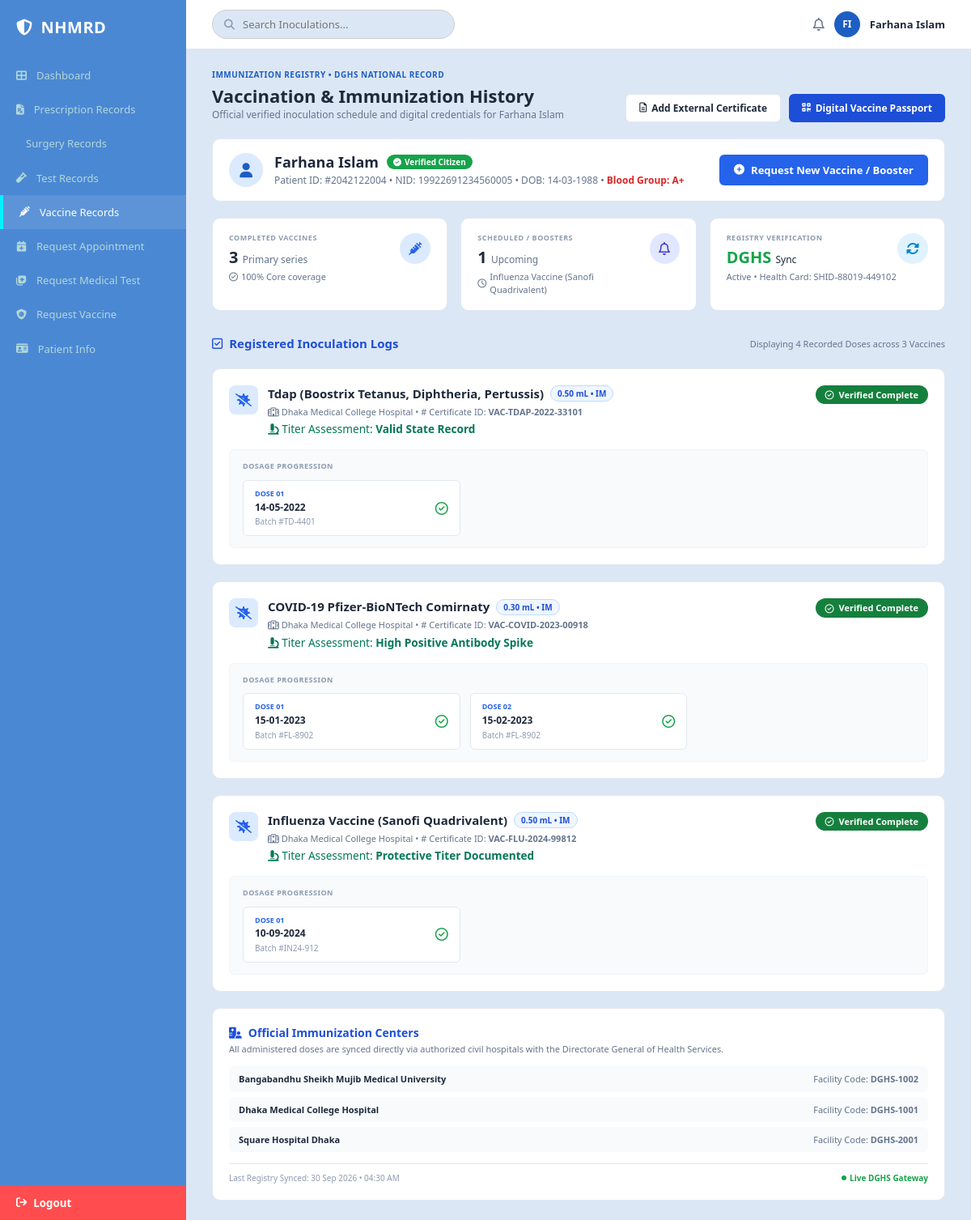
The app's page /php/Paitent-panel/vaccine-panel.php with its own data.
### tables this page shows
CREATE TABLE patients (
  patient_id                BIGINT AUTO_INCREMENT PRIMARY KEY,
  user_id                   BIGINT NULL UNIQUE,                
  full_name                 VARCHAR(150) NOT NULL,
  nid                       VARCHAR(30)  UNIQUE,               
  crvs_token                VARCHAR(50)  UNIQUE,               
  dob                       DATE NOT NULL,
  gender                    ENUM('male','female','intersex_other') NOT NULL,
  blood_group               ENUM('A+','A-','B+','B-','AB+','AB-','O+','O-') NULL,
  health_card_no            VARCHAR(50) UNIQUE,                
  birth_hospital_id         BIGINT NULL,
  registering_hospital_id   BIGINT NULL,                       
  phone                     VARCHAR(30),
  alt_phone                 VARCHAR(30),
  email                     VARCHAR(150),
  address                   VARCHAR(500),
  province                  VARCHAR(150),
  postal_code               VARCHAR(20),
  emergency_contact_name    VARCHAR(150),
  emergency_contact_relation VARCHAR(100),
  emergency_contact_phone   VARCHAR(30),
  height_cm                 DECIMAL(5,1),
  weight_kg                 DECIMAL(5,1),
  blood_pressure            VARCHAR(20),                       
  bmi                       DECIMAL(4,1),
  vitals_last_synced_at     DATETIME NULL,
  nid_verification_status   ENUM('unverified','biometric_verified','crvs_certified') DEFAULT 'unverified',
  smart_health_id_issued    TINYINT(1) DEFAULT 0,
  status                    ENUM('active','inactive','deceased') DEFAULT 'active',
  registered_by_executive_id BIGINT NULL,
  created_at                DATETIME NOT NULL DEFAULT CURRENT_TIMESTAMP,
  updated_at                DATETIME NOT NULL DEFAULT CURRENT_TIMESTAMP ON UPDATE CURRENT_TIMESTAMP,
  CONSTRAINT fk_patient_user FOREIGN KEY (user_id) REFERENCES users(user_id) ON DELETE SET NULL,
  CONSTRAINT fk_patient_birth_hosp FOREIGN KEY (birth_hospital_id) REFERENCES hospitals(hospital_id),
  CONSTRAINT fk_patient_reg_hosp FOREIGN KEY (registering_hospital_id) REFERENCES hospitals(hospital_id),
  CONSTRAINT fk_patient_executive FOREIGN KEY (registered_by_executive_id) REFERENCES medical_executives(executive_id),
  KEY idx_patient_blood (blood_group),
  KEY idx_patient_status (status)
);

CREATE TABLE users (
  user_id         BIGINT AUTO_INCREMENT PRIMARY KEY,
  uid             VARCHAR(30)  NOT NULL UNIQUE,         
  nid             VARCHAR(30)  NULL UNIQUE,              
  password_hash   VARCHAR(255) NOT NULL,
  role            ENUM('admin','executive','doctor','surgeon','patient') NOT NULL,
  status          ENUM('active','suspended','pending','deactivated') NOT NULL DEFAULT 'active',
  must_reset_password TINYINT(1) NOT NULL DEFAULT 0,
  last_login_at   DATETIME NULL,
  created_at      DATETIME NOT NULL DEFAULT CURRENT_TIMESTAMP,
  updated_at      DATETIME NOT NULL DEFAULT CURRENT_TIMESTAMP ON UPDATE CURRENT_TIMESTAMP
);

CREATE TABLE vaccine_appointments (
  id                    BIGINT AUTO_INCREMENT PRIMARY KEY,
  patient_id            BIGINT NOT NULL,
  vaccine_id            INT NOT NULL,
  hospital_id           BIGINT NOT NULL,
  scheduled_date        DATE NOT NULL,
  time_slot             VARCHAR(50),
  health_declaration_confirmed TINYINT(1) DEFAULT 0,
  status                ENUM('scheduled','completed','cancelled') DEFAULT 'scheduled',
  created_at            DATETIME NOT NULL DEFAULT CURRENT_TIMESTAMP,
  CONSTRAINT fk_vappt_patient FOREIGN KEY (patient_id) REFERENCES patients(patient_id) ON DELETE CASCADE,
  CONSTRAINT fk_vappt_vaccine FOREIGN KEY (vaccine_id) REFERENCES vaccine_catalog(vaccine_id),
  CONSTRAINT fk_vappt_hospital FOREIGN KEY (hospital_id) REFERENCES hospitals(hospital_id)
);

CREATE TABLE vaccine_catalog (
  vaccine_id     INT AUTO_INCREMENT PRIMARY KEY,
  vaccine_name   VARCHAR(150) NOT NULL,                      
  batch_number   VARCHAR(50),
  dose_ml        DECIMAL(3,2) DEFAULT 0.5,
  route          VARCHAR(50) DEFAULT 'IM'
);

CREATE TABLE vaccination_records (
  record_id             BIGINT AUTO_INCREMENT PRIMARY KEY,
  patient_id            BIGINT NOT NULL,
  vaccine_id            INT NOT NULL,
  hospital_id           BIGINT NULL,
  administered_by_doctor_id BIGINT NULL,
  dose_number           TINYINT DEFAULT 1,
  administered_date     DATE NOT NULL,
  serology_titer        VARCHAR(100),                         
  certificate_no        VARCHAR(100) UNIQUE,
  source                ENUM('facility_administered','external_certificate') DEFAULT 'facility_administered',
  CONSTRAINT fk_vrec_patient FOREIGN KEY (patient_id) REFERENCES patients(patient_id) ON DELETE CASCADE,
  CONSTRAINT fk_vrec_vaccine FOREIGN KEY (vaccine_id) REFERENCES vaccine_catalog(vaccine_id),
  CONSTRAINT fk_vrec_hospital FOREIGN KEY (hospital_id) REFERENCES hospitals(hospital_id),
  CONSTRAINT fk_vrec_doctor FOREIGN KEY (administered_by_doctor_id) REFERENCES doctors(doctor_id)
);

CREATE TABLE hospitals (
  hospital_id             BIGINT AUTO_INCREMENT PRIMARY KEY,
  dghs_code               VARCHAR(30) UNIQUE,                        
  legal_name              VARCHAR(255) NOT NULL,
  facility_type           ENUM('tertiary','general','clinic','specialized','diagnostic') NOT NULL,
  ownership_category      ENUM('public','private','nonprofit') NOT NULL,
  classification          VARCHAR(100),                              
  total_beds              INT DEFAULT 0,
  icu_beds                INT DEFAULT 0,
  nicu_picu_beds          INT DEFAULT 0,
  year_established        YEAR NULL,
  division_id             INT NOT NULL,
  district_id             INT NOT NULL,
  upazila_id              INT NULL,
  full_address            VARCHAR(500) NOT NULL,
  er_hotline              VARCHAR(30) NOT NULL,
  director_phone          VARCHAR(30),
  official_email          VARCHAR(150) NOT NULL,
  superintendent_name     VARCHAR(150) NOT NULL,
  superintendent_bmdc_no  VARCHAR(50)  NOT NULL,
  cao_name                VARCHAR(150),
  cao_contact             VARCHAR(30),
  inspection_date         DATE NULL,
  license_issue_date      DATE NULL,
  license_status          ENUM('pending','licensed','suspended','revoked') NOT NULL DEFAULT 'pending',
  is_24x7_er              TINYINT(1) DEFAULT 0,
  photo_url               VARCHAR(500),
  created_by_user_id      BIGINT NULL,
  created_at              DATETIME NOT NULL DEFAULT CURRENT_TIMESTAMP,
  updated_at              DATETIME NOT NULL DEFAULT CURRENT_TIMESTAMP ON UPDATE CURRENT_TIMESTAMP,
  CONSTRAINT fk_hosp_division FOREIGN KEY (division_id) REFERENCES divisions(division_id),
  CONSTRAINT fk_hosp_district FOREIGN KEY (district_id) REFERENCES districts(district_id),
  CONSTRAINT fk_hosp_upazila  FOREIGN KEY (upazila_id)  REFERENCES upazilas(upazila_id),
  CONSTRAINT fk_hosp_creator  FOREIGN KEY (created_by_user_id) REFERENCES users(user_id)
);

### public_html/php/Paitent-panel/vaccine-panel.php (the view, shortened to what the rows shown need)
<?php
require_once __DIR__ . '/patient_bootstrap.php';
$stmtVac = $pdo->prepare("
    SELECT vr.*,
           vc.vaccine_name, vc.batch_number AS default_batch, vc.dose_ml, vc.route,
           h.legal_name AS hospital_name, h.dghs_code,
           d.full_name AS doctor_name
    FROM vaccination_records vr
    JOIN vaccine_catalog vc ON vr.vaccine_id = vc.vaccine_id
    LEFT JOIN hospitals h ON vr.hospital_id = h.hospital_id
    LEFT JOIN doctors d ON vr.administered_by_doctor_id = d.doctor_id
    WHERE vr.patient_id = ?
    ORDER BY vr.administered_date ASC
");
$stmtVac->execute([$patientId]);
$vaccineRecords = $stmtVac->fetchAll();
$groupedVaccines = [];
foreach ($vaccineRecords as $rec) {
    $vId = $rec['vaccine_id'];
    if (!isset($groupedVaccines[$vId])) {
        $groupedVaccines[$vId] = [
            'vaccine_id'     => $vId,
            'vaccine_name'   => $rec['vaccine_name'],
            'dose_ml'        => $rec['dose_ml'],
            'route'          => $rec['route'],
            'hospital_name'  => $rec['hospital_name'],
            'certificate_no' => $rec['certificate_no'],
            'serology_titer' => $rec['serology_titer'],
            'doses'          => []
        ];
    }
    $groupedVaccines[$vId]['doses'][] = $rec;
}
$stmtUpVac = $pdo->prepare("
    SELECT va.*, vc.vaccine_name, h.legal_name AS hospital_name
    FROM vaccine_appointments va
    JOIN vaccine_catalog vc ON va.vaccine_id = vc.vaccine_id
    LEFT JOIN hospitals h ON va.hospital_id = h.hospital_id
    WHERE va.patient_id = ? AND va.status = 'scheduled'
    ORDER BY va.scheduled_date ASC
");
$stmtUpVac->execute([$patientId]);
$upcomingVaccines = $stmtUpVac->fetchAll();
$upcomingBoostersCount  = count($upcomingVaccines);
$partnerHospitals = $pdo->query("SELECT legal_name, dghs_code FROM hospitals ORDER BY legal_name ASC LIMIT 5")->fetchAll();
?>
<!DOCTYPE html>
<html lang="en">
<head>
  <link rel="stylesheet" href="/public_html/assets/css/patient-panel/vaccine-panel.css">
  <link rel="stylesheet" href="/public_html/assets/css/default-structure.css">
  <link rel="stylesheet" href="/public_html/assets/css/patient-panel/features/patient-header.css">
  <link rel="stylesheet" href="https://cdnjs.cloudflare.com/ajax/libs/font-awesome/6.4.0/css/all.min.css">
</head>
<body>
  <div class="app-container">
    <div class="main-wrapper">
      <header class="patient-header">
        <div class="header-right">
          <button class="icon-btn" onclick="alert('No new notifications');"><i class="fa-regular fa-bell"></i></button>
          <div class="user-badge-avatar"><?= htmlspecialchars($userInitials) ?></div>
          <span class="user-name"><?= htmlspecialchars($patient['full_name']) ?></span>
        </div>
      </header>
      <main class="content-body">
        <div class="page-title-row">
          <div>
            <div class="registry-tag">IMMUNIZATION REGISTRY &bull; DGHS National Record</div>
            <h1>Vaccination & Immunization History</h1>
            <p class="subtitle">Official verified inoculation schedule and digital credentials for <?= htmlspecialchars($patient['full_name']) ?></p>
          </div>
        </div>
        <div class="card user-profile-card">
          <div class="user-info-left">
            <div class="user-text">
              <div class="user-name-row">
                <h2><?= htmlspecialchars($patient['full_name']) ?></h2>
                <span class="verified-tag"><i class="fa-solid fa-circle-check"></i> Verified Citizen</span>
              </div>
              <p class="user-meta">
                Patient ID: #<?= htmlspecialchars($patient['user_uid'] ?? $patient['patient_id']) ?> &bull; NID: <?= htmlspecialchars($patient['nid'] ?? 'N/A') ?> &bull; DOB: <?= date('d-m-Y', strtotime($patient['dob'])) ?> &bull; <span class="blood-group">Blood Group: <?= htmlspecialchars($patient['blood_group'] ?? 'N/A') ?></span>
              </p>
            </div>
          </div>
        </div>
        <div class="stats-grid">
          <div class="stat-card">
            <div class="stat-info">
              <span class="stat-label">SCHEDULED / BOOSTERS</span>
              <strong class="stat-value"><?= $upcomingBoostersCount ?> <span class="stat-unit">Upcoming</span></strong>
              <span class="stat-sub"><i class="fa-regular fa-clock"></i> <?= !empty($upcomingVaccines) ? htmlspecialchars($upcomingVaccines[0]['vaccine_name']) : 'All Up to Date' ?></span>
            </div>
          </div>
          <div class="stat-card">
            <div class="stat-info">
              <span class="stat-label">REGISTRY VERIFICATION</span>
              <strong class="stat-value text-green">DGHS <span class="stat-unit text-dark">Sync</span></strong>
              <span class="stat-sub">Active &bull; Health Card: <?= htmlspecialchars($patient['health_card_no'] ?? 'N/A') ?></span>
            </div>
          </div>
        </div>
        <?php if (empty($groupedVaccines)): ?>
          <div class="card" style="padding: 30px; text-align: center; color: #64748b;">
            <i class="fa-solid fa-shield-virus" style="font-size: 2.5rem; margin-bottom: 10px; color: #94a3b8;"></i>
            <h3>No Inoculation Records Found</h3>
            <p>You have not registered any administered vaccines in the national directory.</p>
          </div>
        <?php else: ?>
          <?php foreach ($groupedVaccines as $vac): ?>
            <div class="card vaccine-card">
              <div class="vaccine-header">
                <div class="vaccine-title-group">
                  <div class="vaccine-icon blue-bg"><i class="fa-solid fa-virus-slash"></i></div>
                  <div>
                    <div class="vaccine-name-row">
                      <h3><?= htmlspecialchars($vac['vaccine_name']) ?></h3>
                      <span class="vaccine-badge border-blue"><?= htmlspecialchars($vac['dose_ml']) ?> mL &bull; <?= htmlspecialchars($vac['route']) ?></span>
                    </div>
                    <p class="vaccine-location">
                      <i class="fa-regular fa-hospital"></i> <?= htmlspecialchars($vac['hospital_name'] ?? 'Accredited Civil Hospital') ?> &bull;
                      <span class="cert-id"># Certificate ID: <strong><?= htmlspecialchars($vac['certificate_no'] ?? 'VAC-VERIFIED-' . $vac['vaccine_id']) ?></strong></span>
                    </p>
                    <?php if (!empty($vac['serology_titer'])): ?>
                      <p class="vaccine-subtext" style="font-size: 0.85rem; color: #047857; margin-top: 4px;">
                        <i class="fa-solid fa-microscope"></i> Titer Assessment: <strong><?= htmlspecialchars($vac['serology_titer']) ?></strong>
                      </p>
                    <?php endif; ?>
                  </div>
                </div>
                <span class="status-badge success"><i class="fa-regular fa-circle-check"></i> Verified Complete</span>
              </div>
              <div class="dosage-section">
                <span class="section-sub-title">DOSAGE PROGRESSION</span>
                <div class="dosage-grid">
                  <?php foreach ($vac['doses'] as $d): ?>
                    <div class="dose-card">
                      <div class="dose-info">
                        <span class="dose-label">DOSE <?= str_pad($d['dose_number'], 2, '0', STR_PAD_LEFT) ?></span>
                        <strong class="dose-date"><?= date('d-m-Y', strtotime($d['administered_date'])) ?></strong>
                        <span class="dose-batch">Batch #<?= htmlspecialchars($d['default_batch'] ?? 'BATCH-' . $d['record_id']) ?></span>
                      </div>
                      <i class="fa-regular fa-circle-check check-icon"></i>
                    </div>
                  <?php endforeach; ?>
                </div>
              </div>
            </div>
          <?php endforeach; ?>
        <?php endif; ?>
        <div class="card official-centers-card">
          <div class="centers-list">
            <?php foreach ($partnerHospitals as $ph): ?>
              <div class="center-row">
                <span class="center-name"><?= htmlspecialchars($ph['legal_name']) ?></span>
                <span class="facility-id">Facility Code: <strong><?= htmlspecialchars($ph['dghs_code'] ?? 'DGHS-HOSP') ?></strong></span>
              </div>
            <?php endforeach; ?>
          </div>
        </div>
      </main>
    </div>
  </div>
</body>
</html>

### records on screen
patients: full_name "FI", full_name "Farhana Islam", user.uid "2042122004", nid "19922691234560005", dob "14-03-1988", blood_group "A+", health_card_no "SHID-88019-449102"
vaccine_appointments: vaccine.vaccine_name "Influenza Vaccine (Sanofi Quadrivalent)"
vaccination_records: vaccine.vaccine_name "Tdap (Boostrix Tetanus, Diphtheria, Pertussis)", vaccine.dose_ml "0.50", vaccine.route "IM", hospital.legal_name "Dhaka Medical College Hospital", certificate_no "VAC-TDAP-2022-33101", serology_titer "Valid State Record", dose_number "01", administered_date "14-05-2022", vaccine.batch_number "TD-4401"
vaccination_records: vaccine.vaccine_name "COVID-19 Pfizer-BioNTech Comirnaty", vaccine.dose_ml "0.30", vaccine.route "IM", hospital.legal_name "Dhaka Medical College Hospital", certificate_no "VAC-COVID-2023-00918", serology_titer "High Positive Antibody Spike", dose_number "01", administered_date "15-01-2023", vaccine.batch_number "FL-8902"
vaccination_records: dose_number "02", administered_date "15-02-2023", vaccine.batch_number "FL-8902"
vaccination_records: vaccine.vaccine_name "Influenza Vaccine (Sanofi Quadrivalent)", vaccine.dose_ml "0.50", vaccine.route "IM", hospital.legal_name "Dhaka Medical College Hospital", certificate_no "VAC-FLU-2024-99812", serology_titer "Protective Titer Documented", dose_number "01", administered_date "10-09-2024", vaccine.batch_number "IN24-912"
hospitals: legal_name "Bangabandhu Sheikh Mujib Medical University", dghs_code "DGHS-1002"
hospitals: legal_name "Dhaka Medical College Hospital", dghs_code "DGHS-1001"
hospitals: legal_name "Square Hospital Dhaka", dghs_code "DGHS-2001"

### other values on screen
$completedVaccinesCount "3"
$upcomingBoostersCount "1"
count($vaccineRecords) "4"
